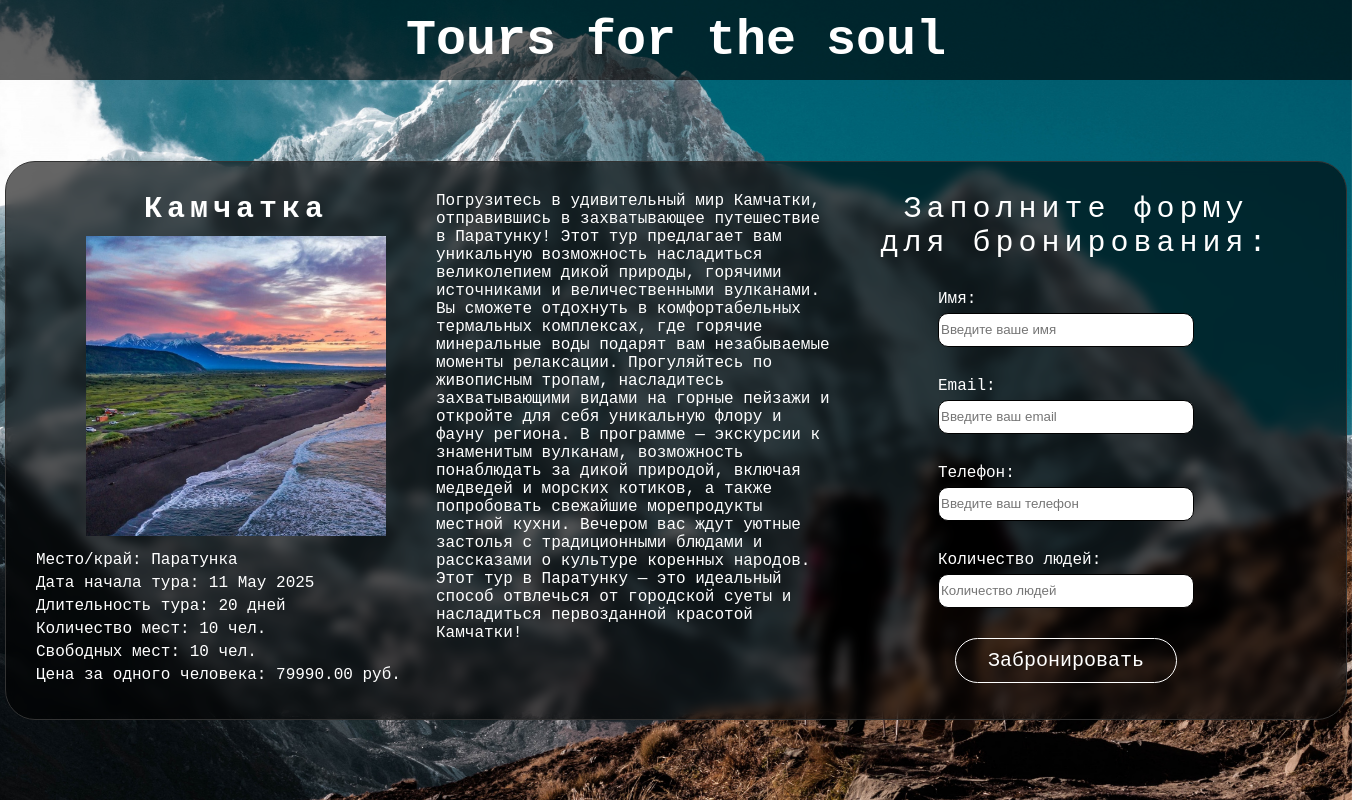
Screenshot of /tours/book/4/ with the database file from the repository.
### web_site/models.py (models this page shows, shortened)
class Tour(Model):
    title = CharField(max_length=17, help_text=(
        'Заголовок тура (не более 17 символов)'))
    description = TextField(max_length=1100, help_text=(
        'Описание тура (не более 1100 символов)'))
    place = CharField(max_length=27, help_text=(
        'Локация тура (не более 27 символов)'))
    start_date_tour = DateField(help_text=('Дата начала тура'))
    duration = IntegerField(help_text=('Длительность тура (в днях)'))
    max_people = IntegerField(help_text=('Максимальное количество мест'))
    available_places = IntegerField(help_text=('Свободные места'))
    occupied_places = IntegerField(help_text=('Занятые места'))
    price_per_person = DecimalField(max_digits=10, decimal_places=2, help_text=(
        'Цена за одного человека (в формате 0000.00)'))
    image = models.ImageField(
        upload_to='static/image/img_tour',
        validators=[validate_square_and_size],
        help_text=(
            'Загрузите квадратное изображение размером не более 1000x1000 пикселей.'))
    class Meta:
        verbose_name_plural = 'Tours'

### web_site/views.py (the view)
# urls.py: path('tours/book/<int:tour_id>/', book_tour_page, name='book_tour_page'),
def book_tour_page(request, tour_id):
    logger.debug(f'Страница тура под id: {tour_id} загружена')
    try:
        tour = Tour.objects.get(id=tour_id)
    except Tour.DoesNotExist:
        logger.error(f'Страница тура под id: '
                     f'{tour_id} недоступна. Возможно тура с данным id не существует')
        return render(request, 'errors/error_page.html')
    if request.method == "POST":
        form = UserForm(request.POST)
        if form.is_valid():
            user = form.save(commit=False)
            number_of_people = user.number_of_people
            user_email = user.email
            if number_of_people > tour.available_places:
                logger.warning(f'Недостаточно мест для бронирования. Запрошено: '
                               f'{number_of_people}, доступно: {tour.available_places}')
                form.add_error('number_of_people',
                               'Недостаточно свободных мест для бронирования.')
            else:
                tour.available_places -= number_of_people
                tour.occupied_places += number_of_people
                tour.save()
                user.tour = tour
                user.save()
                logger.info(f'Тур успешно забронирован с помощью {user_email}. Тур: '
                            f'{tour.title}, Количество человек: {number_of_people}')
                send_book_email(user_email, tour.title, tour.start_date_tour,
                                tour.duration, number_of_people, tour.price_per_person)
                return redirect('success_book_page')
    else:
        form = UserForm()
    context = {
        'tour': tour,
        'form': form,
    }
    return render(request, 'book_tour_page.html', context)

### web_site/forms.py (shortened to what this page needs)
class UserForm(forms.ModelForm):
    class Meta:
        model = User
        fields = ['name', 'email', 'phone', 'number_of_people']
        widgets = {
            'name': forms.TextInput(attrs={'placeholder': 'Введите ваше имя'}),
            'email': forms.EmailInput(attrs={'placeholder': 'Введите ваш email'}),
            'phone': forms.TextInput(attrs={'placeholder': 'Введите ваш телефон'}),
            'number_of_people': forms.NumberInput(attrs={'placeholder': 'Количество людей'}),
        }

### templates/book_tour_page.html (shortened to what this page needs)
{% extends 'base_page.html' %}
{% load static %}
{% block head %}
<head>
    <link rel="stylesheet" type="text/css" href="{% static 'css/base_page_style.css' %}">
    <link rel="stylesheet" type="text/css" href="{% static 'css/book_tour_page_style.css' %}">
</head>
{% endblock %}
{% block content %}
<div class="block-selected-tour">
    <div class="selected-tour">
        <div class="show-selected-tour">
            <div class="titel-tour">
                {{ tour.title }}
            </div>
            <div class="img-tour">
                <img src="{{ tour.image.url }}" alt="{{ image.title }}" style="max-width: 300px; height: auto;">
            </div>
            <div class="desc-tour">
                <div class="place-tour">
                    <span>Место/край:</span>
                    {{ tour.place }}
                </div>
                <div class="start-date-tour">
                    <span>Дата начала тура:</span>
                    {{ tour.start_date_tour|date:"d M Y" }}
                </div>
                <div class="duration-tour">
                    <span>Длительность тура:</span>
                    {{ tour.duration }} дней
                </div>
                <div class="max-people-tour">
                    <span>Количество мест:</span>
                    {{ tour.max_people }} чел.
                </div>
                <div class="av-places-tour">
                    <span>Свободных мест:</span>
                    {{ tour.available_places }} чел.
                </div>
                <div class="price-tour">
                    <span>Цена за одного человека:</span>
                    {{ tour.price_per_person }} руб.
                </div>
            </div>
        </div>
        <div class="desc-selected-tour">
            <span>{{ tour.description }}</span>
        </div>
        <div class="form-for-user">
            <div class="form-title">
                <span>Заполните форму для бронирования:</span>
            </div>
            <div class=form-field>
                <form method="post">
                    <div class="form-group">
                        <label for="id_name">Имя:</label>
                        <input type="text" name="name" id="id_name" placeholder="Введите ваше имя" required>
                    </div>
                    <div class="form-group">
                        <label for="id_email">Email:</label>
                        <input type="email" name="email" id="id_email" placeholder="Введите ваш email" required>
                    </div>
                    <div class="form-group">
                        <label for="id_phone">Телефон:</label>
                        <input type="text" name="phone" id="id_phone" placeholder="Введите ваш телефон" required>
                    </div>
                    <div class="form-group">
                        <label for="id_number_of_people">Количество людей:</label>
                        <input type="number" name="number_of_people" id="id_number_of_people"
                            placeholder="Количество людей" required>
                    </div>
                    <div class="book-button"><button type="submit">Забронировать</button></div>
                </form>
            </div>
        </div>
    </div>
</div>
{% endblock %}

### static/css/base_page_style.css (style rules this page uses)
body { display: flex; flex-direction: column; min-height: 100vh; margin: 0px; font-family: Courier New; }

### static/css/book_tour_page_style.css (style rules this page uses)
.block-selected-tour { display: flex; flex-direction: column; justify-content: center; align-items: center; }
.block-selected-tour .selected-tour { display: flex; text-align: left; border: 1px solid #333; border-radius: 30px; padding: 30px; backdrop-filter: blur(6px); background-color: rgba(0, 0, 0, 0.6); }
.block-selected-tour .selected-tour .show-selected-tour { width: 400px; }
.block-selected-tour .selected-tour .show-selected-tour .titel-tour { display: block; text-align: center; color: white; font-weight: bold; font-size: 30px; letter-spacing: 5px; }
.block-selected-tour .selected-tour .show-selected-tour .img-tour { display: block; text-align: center; margin: 10px 0px 10px 0px; }
.block-selected-tour .selected-tour .show-selected-tour .desc-tour { display: block; text-align: left; color: white; }
.block-selected-tour .selected-tour .show-selected-tour .desc-tour div { margin-bottom: 5px; }
.block-selected-tour .selected-tour .desc-selected-tour { display: block; width: 400px; overflow-wrap: break-word; color: white; }
.block-selected-tour .selected-tour .form-for-user { padding: 0px 40px; width: 400px; }
.block-selected-tour .selected-tour .form-for-user .form-title { display: block; text-align: center; color: white; font-size: 30px; letter-spacing: 5px; margin: 0px 0px 30px; }
.block-selected-tour .selected-tour .form-for-user .form-field { display: flex; justify-content: center; }
.block-selected-tour .selected-tour .form-for-user .form-group label { display: block; color: white; margin: 0px 0px 5px; }
.block-selected-tour .selected-tour .form-for-user .form-group input { display: block; margin: 0px 0px 30px; width: 250px; height: 30px; border: 1px solid black; border-radius: 10px; }
.block-selected-tour .selected-tour .form-for-user .form-field .book-button { display: flex; justify-content: center; }
.block-selected-tour .selected-tour .form-for-user .form-field .book-button button { font-family: Courier New; font-size: 20px; color: rgb(255, 255, 255); background-color: rgba(0, 0, 0, 0); text-decoration: none; border: 1px solid rgb(255, 255, 255); border-radius: 24px; padding: 10px 32px; transition: background-color 0.3s, color 0.3s; }

### rows the page displays
Tour: title "Камчатка", image (picture), place "Паратунка", start_date_tour "11 May 2025", duration "20", max_people "10", available_places "10", price_per_person "79990.00", description "Погрузитесь в удивительный мир Камчатки, отправившись в захватывающее путешествие в Паратунку! Этот тур предлагает вам уникальную возможность насладиться великолепием дикой природы, горячими источниками и величественными вулканами. Вы сможете отдохнуть в комфортабельных термальных комплексах, где горячие минеральные воды подарят вам незабываемые моменты релаксации. Прогуляйтесь по живописным тропам, насладитесь захватывающими видами на горные пейзажи и откройте для себя уникальную флору и фауну региона. В программе — экскурсии к знаменитым вулканам, возможность понаблюдать за дикой природой, включая медведей и морских котиков, а также попробовать свежайшие морепродукты местной кухни.…"
